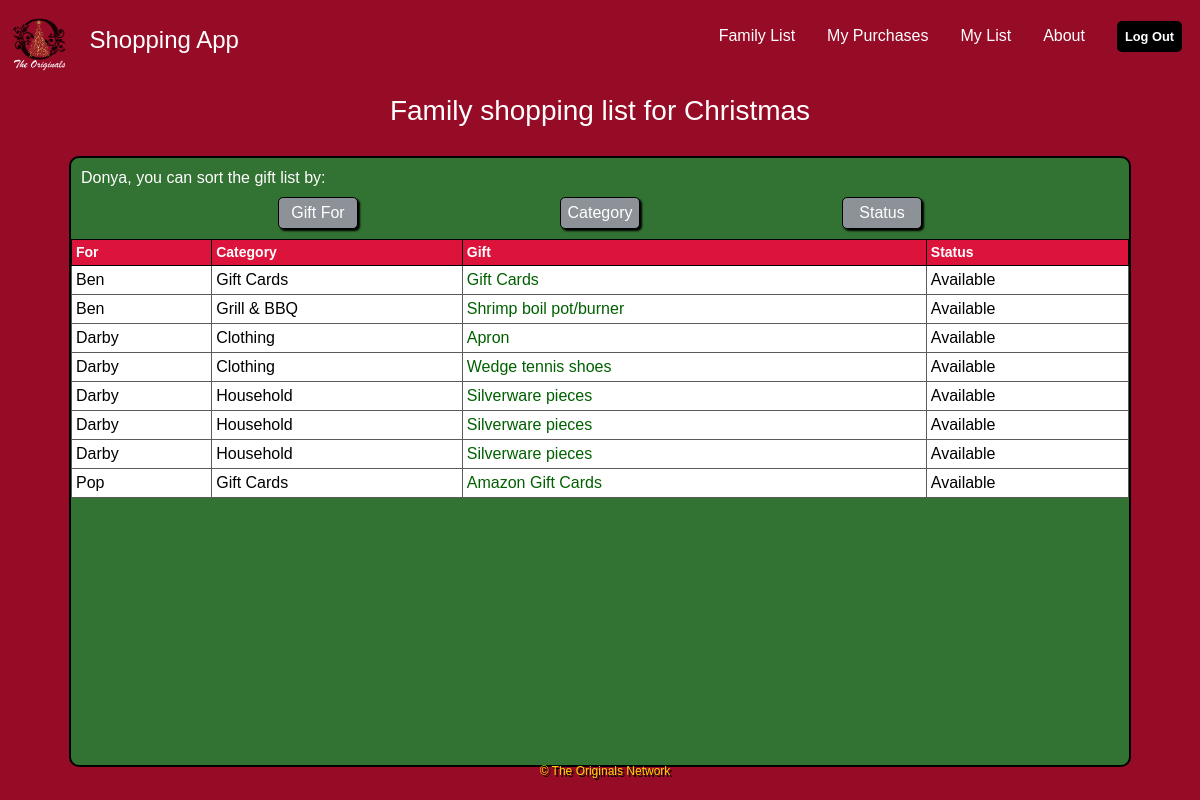
The page /view-family-list/ (signed in) on the database its author committed.
### giftlist/models.py (models this page shows, shortened)
class Gift(models.Model):
    STATUS = (
    ('Available', 'Available'),
    ('Purchased', 'Purchased'),
    )
    name = models.CharField(max_length=200, null=True)
    description = models.CharField(max_length=200, null=True, blank=True)
    category = models.ForeignKey("Category", null=True, blank=True, on_delete=models.CASCADE)
    retailer = models.CharField(max_length=200, null=True, blank=True)
    retailer_link = models.URLField(max_length=200, null=True, blank=True, help_text="For example: the link to an item on Amazon.")
    qty_asked_for = models.IntegerField(default=1 , null=True)
    qty_purchased = models.IntegerField(default=0, null=True , blank=True)
    estimated_price = models.FloatField(null=True, blank=True)
    price = models.DecimalField(max_digits=5, decimal_places=2, null=True, blank=True)
    status = models.CharField(max_length=200, null=True, choices=STATUS, default='Available')
    date_created = models.DateTimeField(auto_now_add=True, null=True)
    purchased_by = models.ForeignKey("Member", related_name='related_gift_purchaser', null=True, blank=True, on_delete=models.CASCADE)
    gift_for = models.ForeignKey("Member", related_name='related_gifts_for_member', null=True, blank=True, on_delete=models.CASCADE)

class Member(models.Model):
    first_name= models.CharField(max_length=200, null=True)
    last_name= models.CharField(max_length=200, null=True)
    email= models.EmailField(max_length=200, null=True, blank=True)
    cellphone= models.CharField(max_length=200,null=True, blank=True)
    parent= models.ForeignKey("auth.User", null=True, blank=True, on_delete=models.CASCADE)
    date_created= models.DateTimeField(auto_now_add=True, null=True)
    is_shopper = models.BooleanField(default=False)
    def __str__(self):
        return self.first_name

class Category(models.Model):
    category_name = models.CharField(max_length=100)
    class Meta:
        ordering = ['category_name']
    def __str__(self):
        return self.category_name

### giftlist/views.py (the view)
# urls.py: path('view-family-list/', views.view_family_list, name='view-family-list'),
@login_required(login_url='userlogin')
def view_family_list(request):
    person= Member.objects.get(first_name=request.user.username)
    gifts = Gift.objects.all().order_by('gift_for__first_name', 'category', 'name', 'status')
    context = {'gifts':gifts, 'person':person}
    return render(request, 'giftlist/view-family-list.html', context)

### giftlist/templates/giftlist/view-family-list.html (shortened to what this page needs)
{% extends 'giftlist/base.html' %}
{% block content%}
{% load static %}
<br>
<h3 style="color:white;">Family shopping list for Christmas</h3>
<div class="card-body">
    <div style="overflow-x:auto;">
        <h3 class="greeting"> {{user.get_username}}, you can sort the gift list by:</h3>
        <div class="viewsort">
            <button class="simple_btn"><a href="/view-sortby-person">Gift For</a></button>
            <button class="simple_btn"><a href="/view-sortby-category">Category</a></button>
            <button class="simple_btn"><a href="/view-sortby-status">Status</a></button>
        </div>
        <table class="gift-list-table">
            <tr>
                <th id="gfthdr1">For</th>
                <th id="gfthdr2">Category</th>
                <th id="gfthdr2">Gift</th>
                <th id="gfthdr3">Status</th>
            </tr>
            {% for gift in gifts %}
                    <tr id="gifts">
                        {% if gift.gift_for != person %}
                            {% if gift.status == "Available" or gift.qty_asked_for == 0 %}
                                <td id="name">{{gift.gift_for}}</td>
                                <td id="cat">{{gift.category}}</td>
                                <td id="desc"><a href="/view-gift-details/{{gift.id}}">{{gift.name}}</a></td>
                                <td id="qty">Available</td>
                            {% endif %}
                        {% endif %}
                    </tr>
            {% endfor %}
        </table>
    </div>
</div>
{% endblock %}

### giftlist/templates/giftlist/base.html (shortened to what this page needs)
{% load static %}
{% load widget_tweaks %}
<!DOCTYPE html>
<html lang="en">
<head>
    <link rel="stylesheet"
        href="https://cdnjs.cloudflare.com/ajax/libs/font-awesome/6.4.2/css/all.min.css"
 />
    <link href="https://cdn.jsdelivr.net/npm/bootstrap@5.3.2/dist/css/bootstrap.min.css" rel="stylesheet">
    <link rel="stylesheet" href="{% static 'css/styles.css' %}">
</head>
<body>
    {% include 'giftlist/navbar.html' %}
    {% block content %}{% endblock %}
</body>
<footer class="ftr">
    <p id="cpyr" >
                        &copy; The Originals Network
    </p>
</footer>
</html>

### giftlist/templates/giftlist/navbar.html (shortened to what this page needs)
{% load static %}
    <div class="navbar">
        <div class="logo">
                <a href="/index">
                    <img class="logo-img" src="{% static 'logo.png' %}"
                    style="height: 70px; width:auto; margin-bottom: 5px;">
                </a>
            <div class="app-title">
                Shopping App
            </div>
        </div>
        <div class="navlinks">
            <ul class="links">
                {% if user.is_authenticated %}
                    {% if person.is_shopper %}
                        <li><a href="/view-family-list">Family List</a></li>
                        <li><a href="/purchased-list">My Purchases</a></li>
                    {% endif %}
                    <li><a href="/view-my-list">My List</a></li>
                    <li><a href="/about">About</a></li>
                    <form action="" method='post'>
                        <li><a class="action_btn" href="/user-logout"> Log Out</a></li>
                    </form>
                {% else %}
                    <li><a href="/userlogin">Log In</a></li>
                {% endif %}
            </ul>
        </div>
        </div>

### giftlist/static/css/styles.css (style rules this page uses)
* { margin: 0; padding: 0; font-family: Arial, Helvetica, sans-serif; box-sizing: border-box; }
body { display: flex; align-items: center; padding: 10px; flex-direction: column; height: 100vh; width: 100%; background-color: rgb(150, 12, 39); }
.ftr { position: sticky; bottom: 20px; }
.ftr #cpyr { display: block; font-size: 12px; color: gold; text-shadow: 2px 2px black; margin: 5px 0 0 10px; }
li { list-style: none; }
a { text-decoration: none; color: #fff; font-size: 1rem; }
.greeting { font-family: Arial, Helvetica, sans-serif; font-weight: 100; color: white; margin: 10px; font-size: 1rem; }
.navbar { display: flex; flex-direction: row; width: 100%; height: 60px; align-items: center; align-content: center; justify-content:space-between; }
.navbar .navlinks { display: flex; flex-direction: row; align-items: center; justify-content: right; }
.navbar .logo { display: flex; flex-direction: row; align-items: center; justify-content: left; }
.navbar .logo a { align-content: left; font-size: 1.5rem; font-weight: bold; }
.navbar .logo .logo-img { width: 20px; display: flex; align-content: left; padding: 10px 0 2px 0; }
.navbar .app-title { margin-left: 20px; font-size: 1.5rem; color: #fff; }
.navbar .links { display: flex; align-items: center; align-content: right; width: auto; margin-top: 7px; padding: 0.5rem 0.5rem; flex-direction: row; justify-content: space-around; gap: 2rem; }
.simple_btn { background-color: rgb(140, 146, 152); width:fit-content; min-width: 80px; text-align: center; color: #000; padding: 3px 3px; border: 1px solid black; outline: none; border-radius: 5px; box-shadow: 2px 2px 2px 0 black; font-size: 1rem; cursor: pointer; transition: scale 0.3 ease; }
.viewsort { display: flex; flex-direction: row; justify-content: space-evenly; margin: 5px; }
.action_btn { background-color: black; width:fit-content; min-width: 80px; text-align: center; color: #fff; padding: 0.5rem 0.5rem; border: none; outline: none; border-radius: 5px; font-size: 0.8rem; font-weight: bold; cursor: pointer; transition: scale 0.3 ease; }
.card-body { width: fit-content; min-width: 90%; margin-top: 20px; border: 2px solid #000; background-color: rgb(50, 114, 50); border-radius: 10px; }
.card-body #gifts td, th { font-size: 1rem; border: 1px solid #5b5b5b; padding: 2px; }
.gift-list-table { overflow-y: auto; border: 1px solid black; border-collapse: collapse; width: 100%; margin: 10px 0 10px 0; }
.gift-table #name, #desc, #status, #qty, #cat, #member { background-color: #fff; font-size: 16px; color: #000; text-align: left; font-size: 14px; padding: 2px 0 2px 5px; }
.gift-list-table #name, #desc, #status, #qty, #cat, #member { background-color: #fff; color: #000; text-align: left; font-size: 16px; padding: 2px 0 2px 5px; }
.gift-list-table #desc a { color: rgb(0, 96, 0); }
.gift-table #gifts, td { margin-left: 3px; }
th, td { font-size: 14px; margin-left: 2px; border: 1px solid black; text-align: left; width: auto; background-color: crimson; color: white; }
.gift-list-table th, td { font-family: Arial, Helvetica, sans-serif; font-size: 14px; margin-left: 2px; border: 1px solid black; text-align: left; text-indent: 2px; width: auto; background-color: crimson; color: white; }

### rows shown on the page
Gift: gift_for "Ben", category "Gift Cards", name "Gift Cards"
Gift: gift_for "Ben", category "Grill & BBQ", name "Shrimp boil pot/burner"
Gift: gift_for "Darby", category "Clothing", name "Apron"
Gift: gift_for "Darby", category "Clothing", name "Wedge tennis shoes"
Gift: gift_for "Darby", category "Household", name "Silverware pieces"
Gift: gift_for "Darby", category "Household", name "Silverware pieces"
Gift: gift_for "Darby", category "Household", name "Silverware pieces"
Gift: gift_for "Pop", category "Gift Cards", name "Amazon Gift Cards"

### other values the page prints
{{ user.get_username }} "Donya"
